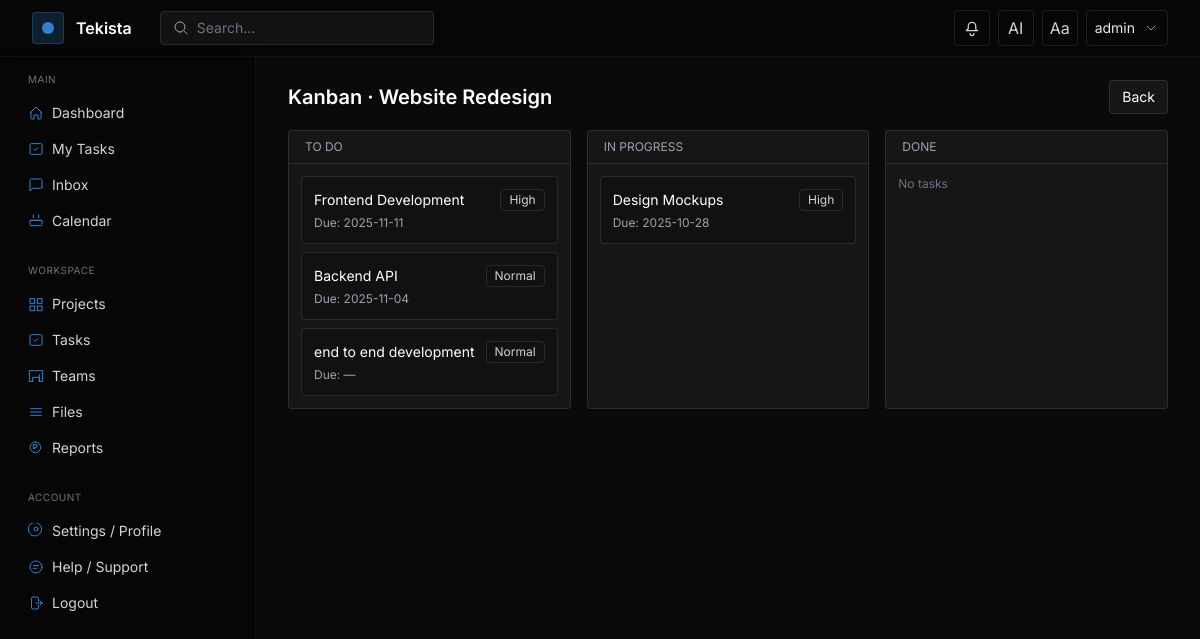
/projects/1/kanban (signed in), run on the app's committed database.
### models.py (models this page shows, shortened)
class User(UserMixin, db.Model):
    __tablename__ = "user"
    id = db.Column(db.Integer, primary_key=True)
    username = db.Column(db.String(80), unique=True, nullable=False)
    email = db.Column(db.String(120), unique=True, nullable=False)
    password_hash = db.Column(db.String(128), nullable=False)
    organization_id = db.Column(db.Integer, db.ForeignKey('organization.id'), nullable=True)
    role_id = db.Column(db.Integer, db.ForeignKey('role.id'), nullable=True)
    custom_role_id = db.Column(db.Integer, db.ForeignKey('custom_role.id'), nullable=True)
    api_token = db.Column(db.String(128), unique=True, index=True, nullable=True)
    token_expiration = db.Column(db.DateTime, nullable=True)
    created_at = db.Column(db.DateTime, default=datetime.utcnow)
    current_workload = db.Column(db.Float, default=0.0)  # 0..100
    availability = db.Column(db.String(20), default='Available')  # Available|Busy|In a Meeting|On a Break|Out of Office
    role = db.relationship('Role')
    projects = db.relationship('Project', secondary=project_users, back_populates='users')
    tasks = db.relationship('Task', secondary=task_assignees, back_populates='assignees')

class Project(db.Model):
    __tablename__ = "project"
    id = db.Column(db.Integer, primary_key=True)
    title = db.Column(db.String(150), nullable=False)
    description = db.Column(db.Text)
    deadline = db.Column(db.Date)
    organization_id = db.Column(db.Integer, db.ForeignKey('organization.id'), nullable=True)
    created_at = db.Column(db.DateTime, default=datetime.utcnow)
    users = db.relationship('User', secondary=project_users, back_populates='projects')
    tasks = db.relationship('Task', back_populates='project', cascade='all, delete-orphan')

class Task(db.Model):
    __tablename__ = "task"
    id = db.Column(db.Integer, primary_key=True)
    title = db.Column(db.String(150), nullable=False)
    description = db.Column(db.Text)
    due_date = db.Column(db.Date)
    priority = db.Column(db.String(20), default='Normal')  # Critical, High, Normal, Low
    estimated_hours = db.Column(db.Float, default=4.0)
    status = db.Column(db.String(30), default='To Do')
    created_at = db.Column(db.DateTime, default=datetime.utcnow)
    parent_id = db.Column(db.Integer, db.ForeignKey('task.id'), nullable=True)
    subtasks = db.relationship('Task', backref=db.backref('parent', remote_side=[id]))
    recurrence_rule = db.Column(db.String(200), nullable=True)
    recurrence_end = db.Column(db.Date, nullable=True)
    is_template = db.Column(db.Boolean, default=False)
    template_name = db.Column(db.String(120), nullable=True)
    project_id = db.Column(db.Integer, db.ForeignKey('project.id'))
    project = db.relationship('Project', back_populates='tasks')
    assignees = db.relationship('User', secondary=task_assignees, back_populates='tasks')
    predecessors = db.relationship(
        'Task',
        secondary=task_dependencies,
        primaryjoin=id==task_dependencies.c.successor_id,
        secondaryjoin=id==task_dependencies.c.predecessor_id,
        backref='successors'
    )
    comments = db.relationship('Comment', back_populates='task', cascade='all, delete-orphan')

### projects/routes.py (the view)
@projects_bp.route('/<int:project_id>/kanban')
@login_required
def project_kanban(project_id):
    project = Project.query.get_or_404(project_id)
    columns = {
        'To Do': [],
        'In Progress': [],
        'Done': []
    }
    for t in project.tasks:
        columns.setdefault(t.status, []).append(t)
    return render_template('projects/kanban.html', project=project, columns=columns)

### templates/projects/kanban.html (shortened to what this page needs)
{% extends 'layouts/app.html' %}
{% block content %}
<div>
  <div class="flex items-center justify-between mb-4">
    <h1 class="text-xl font-semibold text-white">Kanban · {{ project.title }}</h1>
    <a href="{{ url_for('projects.project_detail', project_id=project.id) }}" class="px-3 py-1.5 rounded border border-white/10 bg-white/5 text-sm text-white hover:bg-white/10">Back</a>
  </div>
  <div class="grid grid-cols-1 md:grid-cols-3 gap-4">
    {% for status, tasks in columns.items() %}
    <div class="rounded border border-white/10 bg-white/5">
      <div class="px-4 py-2 text-xs uppercase text-gray-400 border-b border-white/10">{{ status }}</div>
      <div class="p-3 space-y-2" data-status="{{ status }}">
        {% for t in tasks %}
        <div class="rounded border border-white/10 bg-black/20 hover:bg-white/10 transition-colors p-3" data-task-id="{{ t.id }}" draggable="true">
          <div class="flex items-center justify-between">
            <div class="text-sm text-white truncate">{{ t.title }}</div>
            <span class="text-xs px-2 py-0.5 rounded border border-white/10 text-gray-300">{{ t.priority }}</span>
          </div>
          <div class="text-xs text-gray-400 mt-1">Due: {{ t.due_date or '—' }}</div>
        </div>
        {% else %}
        <div class="text-xs text-gray-500">No tasks</div>
        {% endfor %}
      </div>
    </div>
    {% endfor %}
  </div>
</div>
{% endblock %}

### templates/layouts/app.html (shortened to what this page needs)
<!DOCTYPE html>
<html lang="en" class="dark" data-theme="dark">
<head>
  <script src="https://cdn.tailwindcss.com"></script>
</head>
<body class="bg-bg text-gray-200 font-sans min-h-screen">
  <header class="fixed top-0 left-0 right-0 z-40 border-b border-white/5 bg-black/40 backdrop-blur">
    <div class="max-w-7xl mx-auto px-4 sm:px-6 lg:px-8 h-14 flex items-center justify-between">
      <div class="flex items-center gap-3">
        <div class="w-8 h-8 rounded bg-accent/20 border border-accent/30 flex items-center justify-center">
          <div class="w-3 h-3 rounded-full bg-accent"></div>
        </div>
        <a href="{{ url_for('projects.list_projects') }}" class="text-white font-semibold">Tekista</a>
        <div class="hidden md:flex items-center ml-4">
          <div class="flex items-center gap-2 bg-white/5 border border-white/10 rounded px-3 py-1.5">
            <svg class="w-4 h-4 text-gray-400" viewBox="0 0 24 24" fill="none" stroke="currentColor"><path stroke-linecap="round" stroke-linejoin="round" stroke-width="1.5" d="M21 21l-4.35-4.35M10.5 18a7.5 7.5 0 1 1 0-15 7.5 7.5 0 0 1 0 15z"/></svg>
            <input id="globalSearch" type="text" placeholder="Search..." class="bg-transparent outline-none text-sm text-gray-200 placeholder-gray-500 w-56">
          </div>
        </div>
      </div>
      <div class="flex items-center gap-2">
        <div class="relative">
          <button id="notifBell" class="relative inline-flex items-center justify-center w-9 h-9 rounded border border-white/10 text-gray-300 hover:text-white hover:border-white/20">
            <svg class="w-5 h-5" viewBox="0 0 24 24" fill="none" stroke="currentColor"><path stroke-linecap="round" stroke-linejoin="round" stroke-width="1.5" d="M14.25 18.75a2.25 2.25 0 1 1-4.5 0m9-3.75H5.25l1.318-1.318A2.25 2.25 0 0 0 7.5 12.84V9.75a4.5 4.5 0 0 1 9 0v3.09c0 .597.237 1.17.659 1.592L18.75 15z"/></svg>
          </button>
        </div>
        <a href="{{ url_for('ai_assistant') }}" class="inline-flex items-center justify-center w-9 h-9 rounded border border-white/10 text-gray-300 hover:text-white hover:border-white/20">AI</a>
        <button id="themeToggle" class="inline-flex items-center justify-center w-9 h-9 rounded border border-white/10 text-gray-300 hover:text-white hover:border-white/20">Aa</button>
        {% if current_user.is_authenticated %}
        <div class="relative">
          <button id="profileBtn" class="inline-flex items-center gap-2 px-2 h-9 rounded border border-white/10 hover:border-white/20">
            <span class="text-sm text-gray-200">{{ current_user.username }}</span>
            <svg class="w-4 h-4 text-gray-400" viewBox="0 0 24 24" fill="none" stroke="currentColor"><path stroke-linecap="round" stroke-linejoin="round" stroke-width="1.5" d="M6 9l6 6 6-6"/></svg>
          </button>
        </div>
        {% else %}
        <a href="{{ url_for('auth.login') }}" class="text-sm text-gray-300 hover:text-white px-3 py-2">Login</a>
        {% endif %}
      </div>
    </div>
  </header>
  <div class="pt-14 flex">
    <aside id="sidebar" class="hidden md:block w-64 shrink-0 h-[calc(100vh-56px)] sticky top-14 border-r border-white/5 bg-black/40 backdrop-blur">
      <nav class="p-4 space-y-6">
        <div>
          <div class="px-3 mb-2 text-[10px] uppercase tracking-wider text-gray-500">Main</div>
          <a href="{{ url_for('index') }}" class="flex items-center gap-2 px-3 py-2 rounded text-sm text-gray-300 hover:text-white hover:bg-white/5">
            <svg class="w-4 h-4 text-accent" viewBox="0 0 24 24" fill="none" stroke="currentColor"><path stroke-linecap="round" stroke-linejoin="round" stroke-width="1.5" d="M3 12l9-9 9 9M4.5 10.5v9a1.5 1.5 0 001.5 1.5H9v-6h6v6h3a1.5 1.5 0 001.5-1.5v-9"/></svg>
            <span>Dashboard</span>
          </a>
          <a href="{{ url_for('tasks.list_tasks') }}?assignee={{ current_user.id if current_user.is_authenticated else '' }}" class="flex items-center gap-2 px-3 py-2 rounded text-sm text-gray-300 hover:text-white hover:bg-white/5">
            <svg class="w-4 h-4 text-accent" viewBox="0 0 24 24" fill="none" stroke="currentColor"><path stroke-linecap="round" stroke-linejoin="round" stroke-width="1.5" d="M9 12l2 2 4-4"/><rect x="3" y="4" width="18" height="16" rx="2" ry="2" stroke-width="1.5"/></svg>
            <span>My Tasks</span>
          </a>
          <a href="{{ url_for('inbox') }}" class="flex items-center gap-2 px-3 py-2 rounded text-sm text-gray-300 hover:text-white hover:bg-white/5">
            <svg class="w-4 h-4 text-accent" viewBox="0 0 24 24" fill="none" stroke="currentColor"><path stroke-linecap="round" stroke-linejoin="round" stroke-width="1.5" d="M21 15a2 2 0 01-2 2H7l-4 4V5a2 2 0 012-2h14a2 2 0 012 2v10z"/></svg>
            <span>Inbox</span>
          </a>
          <a href="{{ url_for('calendar') }}" class="flex items-center gap-2 px-3 py-2 rounded text-sm text-gray-300 hover:text-white hover:bg-white/5">
            <svg class="w-4 h-4 text-accent" viewBox="0 0 24 24" fill="none" stroke="currentColor"><path stroke-linecap="round" stroke-linejoin="round" stroke-width="1.5" d="M8 7V3m8 4V3M4 11h16M5 19h14a2 2 0 002-2v-6H3v6a2 2 0 002 2z"/></svg>
            <span>Calendar</span>
          </a>
        </div>
        <div>
          <div class="px-3 mb-2 text-[10px] uppercase tracking-wider text-gray-500">Workspace</div>
          <a href="{{ url_for('projects.list_projects') }}" class="flex items-center gap-2 px-3 py-2 rounded text-sm text-gray-300 hover:text-white hover:bg-white/5">
            <span>Projects</span>
          </a>
          <a href="{{ url_for('tasks.list_tasks') }}" class="flex items-center gap-2 px-3 py-2 rounded text-sm text-gray-300 hover:text-white hover:bg-white/5">
            <svg class="w-4 h-4 text-accent" viewBox="0 0 24 24" fill="none" stroke="currentColor"><path stroke-linecap="round" stroke-linejoin="round" stroke-width="1.5" d="M9 12l2 2 4-4"/><rect x="3" y="4" width="18" height="16" rx="2" ry="2" stroke-width="1.5"/></svg>
            <span>Tasks</span>
          </a>
          <a href="{{ url_for('teams') }}" class="flex items-center gap-2 px-3 py-2 rounded text-sm text-gray-300 hover:text-white hover:bg-white/5">
            <svg class="w-4 h-4 text-accent" viewBox="0 0 24 24" fill="none" stroke="currentColor"><path stroke-linecap="round" stroke-linejoin="round" stroke-width="1.5" d="M17 20h5V4H2v16h5m10 0V10M7 20v-6h10v6"/></svg>
            <span>Teams</span>
          </a>
          <a href="{{ url_for('files') }}" class="flex items-center gap-2 px-3 py-2 rounded text-sm text-gray-300 hover:text-white hover:bg-white/5">
            <svg class="w-4 h-4 text-accent" viewBox="0 0 24 24" fill="none" stroke="currentColor"><path stroke-linecap="round" stroke-linejoin="round" stroke-width="1.5" d="M4 7h16M4 12h16M4 17h16"/></svg>
            <span>Files</span>
          </a>
          <a href="{{ url_for('reports') }}" class="flex items-center gap-2 px-3 py-2 rounded text-sm text-gray-300 hover:text-white hover:bg-white/5">
            <svg class="w-4 h-4 text-accent" viewBox="0 0 24 24" fill="none" stroke="currentColor"><path stroke-linecap="round" stroke-linejoin="round" stroke-width="1.5" d="M11 3a8 8 0 100 16 8 8 0 000-16zm1 4H8v6h2v-2h2a2 2 0 100-4z"/></svg>
            <span>Reports</span>
          </a>
        </div>
        <div class="mt-auto">
          <div class="px-3 mb-2 text-[10px] uppercase tracking-wider text-gray-500">Account</div>
          <a href="{{ url_for('settings') }}" class="flex items-center gap-2 px-3 py-2 rounded text-sm text-gray-300 hover:text-white hover:bg-white/5">
            <span>Settings / Profile</span>
          </a>
          <a href="{{ url_for('help') }}" class="flex items-center gap-2 px-3 py-2 rounded text-sm text-gray-300 hover:text-white hover:bg-white/5">
            <svg class="w-4 h-4 text-accent" viewBox="0 0 24 24" fill="none" stroke="currentColor"><path stroke-linecap="round" stroke-linejoin="round" stroke-width="1.5" d="M8 10h8M8 14h5M21 12a9 9 0 11-18 0 9 9 0 0118 0z"/></svg>
            <span>Help / Support</span>
          </a>
          {% if current_user.is_authenticated %}
          <a href="{{ url_for('auth.logout') }}" class="flex items-center gap-2 px-3 py-2 rounded text-sm text-gray-300 hover:text-white hover:bg-white/5">
            <svg class="w-4 h-4 text-accent" viewBox="0 0 24 24" fill="none" stroke="currentColor"><path stroke-linecap="round" stroke-linejoin="round" stroke-width="1.5" d="M15.75 9V5.25A2.25 2.25 0 0013.5 3h-6A2.25 2.25 0 005.25 5.25v13.5A2.25 2.25 0 007.5 21h6a2.25 2.25 0 002.25-2.25V15M12 12h9m0 0l-3 3m3-3l-3-3"/></svg>
            <span>Logout</span>
          </a>
          {% endif %}
        </div>
      </nav>
    </aside>
    <main class="flex-1 min-w-0">
      <div class="max-w-7xl mx-auto px-4 sm:px-6 lg:px-8 py-6">
        {% block content %}{% endblock %}
      </div>
    </main>
  </div>
</body>
</html>

### templates/layouts/app.html (style rules this page uses)
:root { --accent: #3182CE; }
html, body { height: 100%; }

### data on the page
User: username "admin"
Project: title "Website Redesign"
Task: title "Frontend Development", priority "High", due_date "2025-11-11"
Task: title "Backend API", priority "Normal", due_date "2025-11-04"
Task: title "end to end development", priority "Normal", due_date "—"
Task: title "Design Mockups", priority "High", due_date "2025-10-28"

### other printed values
{{ status }} "TO DO" "IN PROGRESS" "DONE"
